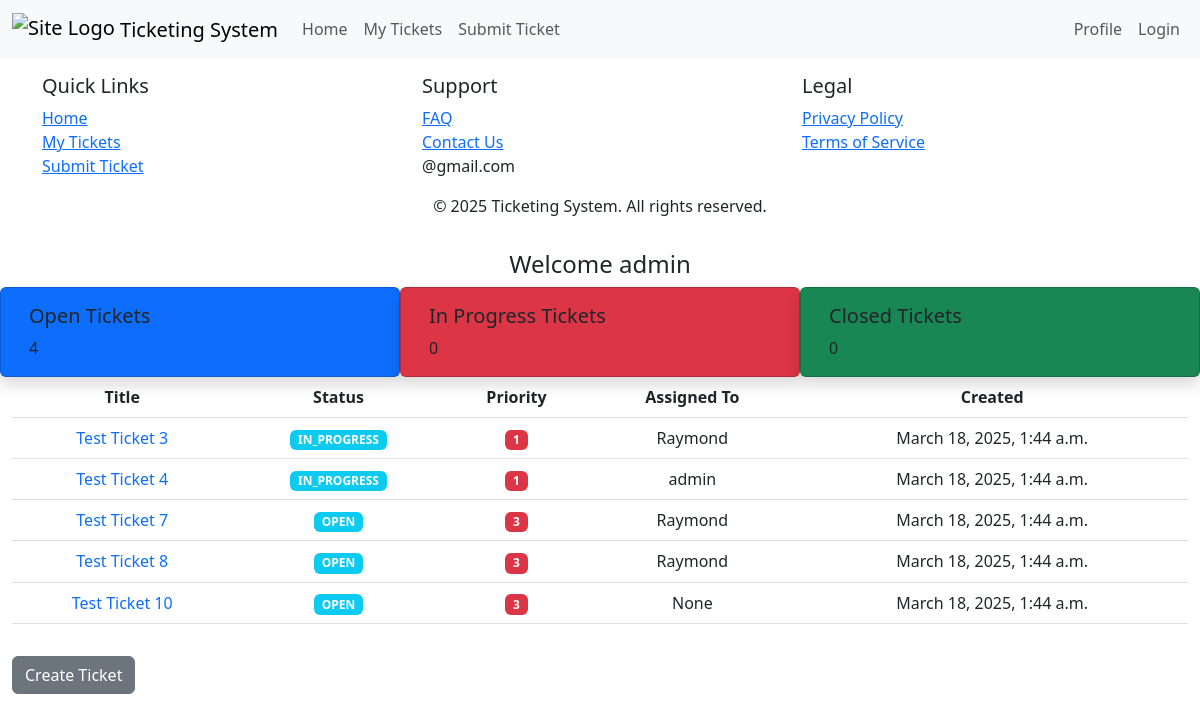
Screenshot of /ticket/dashboard (signed in) with the database file from the repository.
### tickets/models.py (models this page shows, shortened)
class CustomUser(AbstractUser):
    ADMIN = 'admin'
    AGENT = 'support_agent'
    END_USER = 'end_user'
    ROLE_CHOICES = [
        (ADMIN, 'Admin'),
        (AGENT, 'Support Agent'),
        (END_USER, 'End User'),
    ]
    role = models.CharField(
        max_length=20,
        choices=ROLE_CHOICES,
        default=END_USER,
    )
    def __str__(self):
        return self.username

class Ticket(models.Model):
    STATUS_CHOICES=[
        ('OPEN', 'Open'),
        ('IN_PROGRESS', 'In Progress'),
        ('CLOSED', 'Closed')
    ]
    PRIORITY_CHOICES = [
        ('4', 'Low'),
        ('3', 'Medium'),
        ('2', 'High'),
        ('1', 'Urgent')
    ]
    title= models.CharField(max_length=200)
    description= models.TextField()
    created_date= models.DateTimeField(auto_now_add=True)
    modified_date= models.DateTimeField(auto_now_add=True)
    status= models.CharField(max_length=20, choices=STATUS_CHOICES, default='OPEN')
    priority= models.CharField(max_length=20, choices=PRIORITY_CHOICES, default='LOW')
    created_by = models.ForeignKey(CustomUser, on_delete=models.CASCADE, related_name='created_tickets')
    assigned_to = models.ForeignKey(CustomUser, on_delete=models.SET_NULL, null=True, blank=True, related_name='assigned_tickets')

### tickets/views.py (the view)
# urls.py: path("ticket/dashboard", views.dashboard, name="dashboard"),
def dashboard(request):
    tickets = Ticket.objects.filter(
        created_by = request.user
    )
    open_tickets= len(tickets.filter(status="OPEN"))
    inprogress_tickets= len(tickets.filter(status="In Progess"))
    closed_tickets = len(tickets.filter(status="Closed"))
    latest_tickets= tickets.exclude(status='Closed').order_by('-created_date')[:5]
    context = {
        'user': request.user.username,
        'open_tickets': open_tickets,
        'closed_tickets': closed_tickets,
        'inprogress_tickets': inprogress_tickets,
        'lastest_tickets': latest_tickets
    }
    return render(request, "dashboard.html", context)

### tickets/templates/dashboard.html (shortened to what this page needs)
{% include 'base.html' %}
{% block content %}
<section class="container-fluid" id="dashboard-cover">
    <div class="text-center">
        <h4> Welcome {{user}}</h4>
    </div>
    <div class="row row-cols-1 row-cols-md-2 row-cols-lg-3">
        <div class="card col shadow bg-primary ">
            <div class="card-body ">
                <h5 class="card-title">Open Tickets</h5>
                <p class="card-text"> {{ open_tickets }} </p>
            </div>
        </div>
        <div class="card col shadow bg-danger">
            <div class="card-body ">
                <h5 class="card-title">In Progress Tickets</h5>
                <p class="card-text">{{ inprogress_tickets }}</p>
            </div>
        </div>
        <div class="card col shadow bg-success">
            <div class="card-body ">
                <h5 class="card-title">Closed Tickets</h5>
                <p class="card-text">{{ closed_tickets }}</p>
            </div>
        </div>
    </div>
    {% if lastest_tickets%}
    <table class="table table-hover">
        <thead class="thead-light">
            <tr class="text-center text-capitalize">
                <th scope=col>Title</th>
                <th scope=col>Status</th>
                <th scope=col>Priority</th>
                <th scope=col>Assigned to</th>
                <th scope=col>Created</th>
            </tr>
        </thead>
        <tbody>
            {% for ticket in lastest_tickets %}
            <tr class="text-center">
                <td><a href="" class="text-decoration-none">{{ ticket.title }}</a></td>
                <td><span class="badge bg-info text-white">{{ ticket.status }}</span></td>
                <td><span class="badge bg-danger text-white">{{ ticket.priority }}</span></td>
                <td>{{ ticket.assigned_to }}</td>
                <td>{{ ticket.created_date }}</td>
            </tr>
            {% endfor %}
        </tbody>
    </table>
    <a href="" class="btn btn-secondary mt-3">Create Ticket</a>
    {% endif %}
</section>
{% endblock %}

### rows the page displays
CustomUser: username "admin"
Ticket: title "Test Ticket 3", status "IN_PROGRESS", priority "1", assigned_to "Raymond", created_date "March 18, 2025, 1:44 a.m."
Ticket: title "Test Ticket 4", status "IN_PROGRESS", priority "1", assigned_to "admin", created_date "March 18, 2025, 1:44 a.m."
Ticket: title "Test Ticket 7", status "OPEN", priority "3", assigned_to "Raymond", created_date "March 18, 2025, 1:44 a.m."
Ticket: title "Test Ticket 8", status "OPEN", priority "3", assigned_to "Raymond", created_date "March 18, 2025, 1:44 a.m."
Ticket: title "Test Ticket 10", status "OPEN", priority "3", assigned_to "None", created_date "March 18, 2025, 1:44 a.m."

### other values shown
{{ open_tickets }} "4"
{{ inprogress_tickets }} "0"
{{ closed_tickets }} "0"
